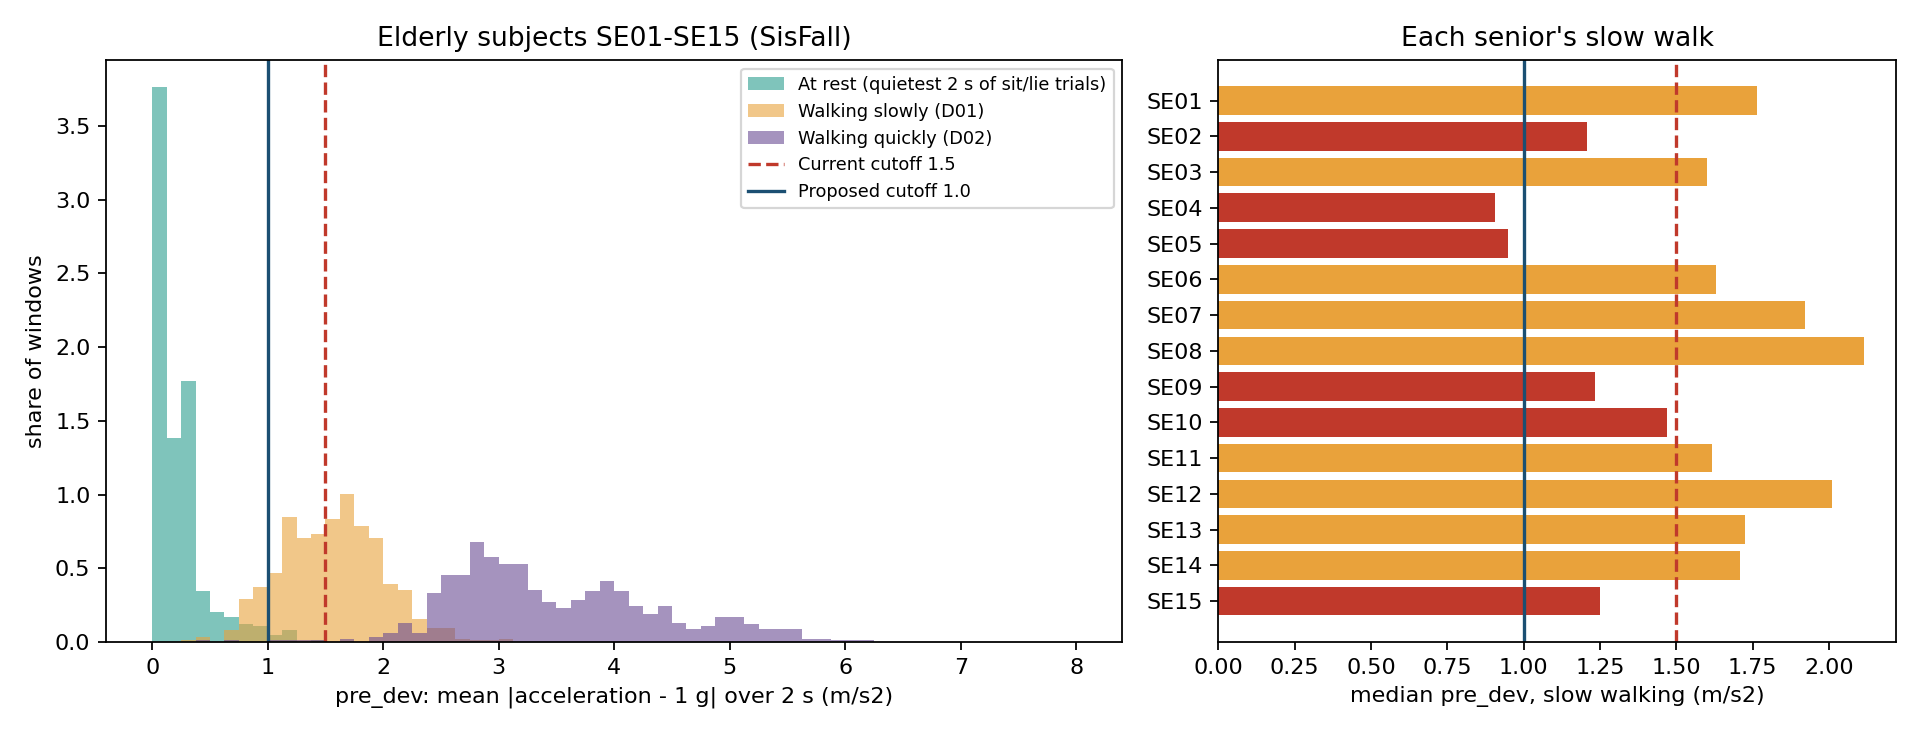

Generate this figure with Python:
"""Check FallContext.ACTIVE_MIN against SisFall's elderly subjects (SE01-SE15).

Usage:  python -I active_threshold_sisfall.py <folder with SisFall .txt files> <out folder>

Files are named D01_SE01_R01.txt etc. Source: Sucerquia et al. 2017, Sensors 17(1):198.
pre_dev is computed exactly as the app does: mean of |norm(acceleration) - 1 g| over 2 s.
ADXL345 scale: +-16 g, 13 bit -> 32/2^13 g per count.  Sensor is worn at the WAIST, 200 Hz.
"""
import sys, glob, os, re
import numpy as np
import matplotlib
matplotlib.use("Agg")
import matplotlib.pyplot as plt

RAW, OUT = sys.argv[1], sys.argv[2]
os.makedirs(OUT, exist_ok=True)
G = 9.80665
SCALE = 32.0 / 2**13 * G
FS = 200
WIN = 2 * FS
CURRENT, PROPOSED = 1.5, 1.0

def load(p):
    rows = []
    with open(p, encoding="latin-1") as f:
        for line in f:
            q = line.strip().rstrip(";").split(",")
            if len(q) >= 3:
                try: rows.append([float(q[0]), float(q[1]), float(q[2])])
                except ValueError: pass
    return np.array(rows) * SCALE

def windows(a):
    d = np.abs(np.linalg.norm(a, axis=1) - G)
    n = len(d) // WIN
    return d[: n * WIN].reshape(n, WIN).mean(axis=1)

groups = {}
for p in sorted(glob.glob(os.path.join(RAW, "D*_SE*_R*.txt"))):
    m = re.match(r"(D\d+)_(SE\d+)_R\d+", os.path.basename(p))
    groups.setdefault(m.group(1), []).append((m.group(2), windows(load(p))))

cat = lambda c: np.concatenate([w for _, w in groups[c]])
slow, fast = cat("D01"), cat("D02")
rest = np.array([w.min() for c in [f"D{i:02d}" for i in range(7, 17)] for _, w in groups.get(c, []) if len(w)])

lines = []
lines.append("| Threshold (m/s2) | Slow walk read as active | Quietest rest read as rest |")
lines.append("|---|---|---|")
for t in [1.5, 1.2, 1.0, 0.8]:
    lines.append(f"| {t} | {100*(slow>=t).mean():.1f}% | {100*(rest<t).mean():.1f}% |")
subj = sorted({s for s, _ in groups["D01"]})
per = {s: np.median(np.concatenate([w for t, w in groups["D01"] if t == s])) for s in subj}
lines.append("")
lines.append(f"Seniors whose slow-walk median is below {CURRENT}: {sum(v < CURRENT for v in per.values())}/{len(subj)}; "
             f"below {PROPOSED}: {sum(v < PROPOSED for v in per.values())}/{len(subj)}")
lines.append(f"Windows: slow walk {len(slow)}, fast walk {len(fast)}, rest trials {len(rest)}")
open(os.path.join(OUT, "active_threshold_table.md"), "w").write("\n".join(lines) + "\n")
print("\n".join(lines))

fig, ax = plt.subplots(1, 2, figsize=(12, 4.6), gridspec_kw={"width_ratios": [3, 2]})
bins = np.linspace(0, 8, 65)
for data, name, col in [(rest, "At rest (quietest 2 s of sit/lie trials)", "#2a9d8f"),
                        (slow, "Walking slowly (D01)", "#e9a23b"),
                        (fast, "Walking quickly (D02)", "#6a4c93")]:
    ax[0].hist(np.clip(data, 0, 8), bins=bins, alpha=.6, label=name, color=col, density=True)
ax[0].axvline(CURRENT, color="#c0392b", ls="--", label=f"Current cutoff {CURRENT}")
ax[0].axvline(PROPOSED, color="#1b4f72", ls="-", label=f"Proposed cutoff {PROPOSED}")
ax[0].set_xlabel("pre_dev: mean |acceleration - 1 g| over 2 s (m/s2)")
ax[0].set_ylabel("share of windows")
ax[0].set_title("Elderly subjects SE01-SE15 (SisFall)")
ax[0].legend(fontsize=8)
vals = [per[s] for s in subj]
ax[1].barh(subj, vals, color=["#c0392b" if v < CURRENT else "#e9a23b" for v in vals])
ax[1].axvline(CURRENT, color="#c0392b", ls="--")
ax[1].axvline(PROPOSED, color="#1b4f72")
ax[1].set_xlabel("median pre_dev, slow walking (m/s2)")
ax[1].set_title("Each senior's slow walk")
ax[1].invert_yaxis()
fig.tight_layout()
fig.savefig(os.path.join(OUT, "active_threshold_sisfall.png"), dpi=160)
